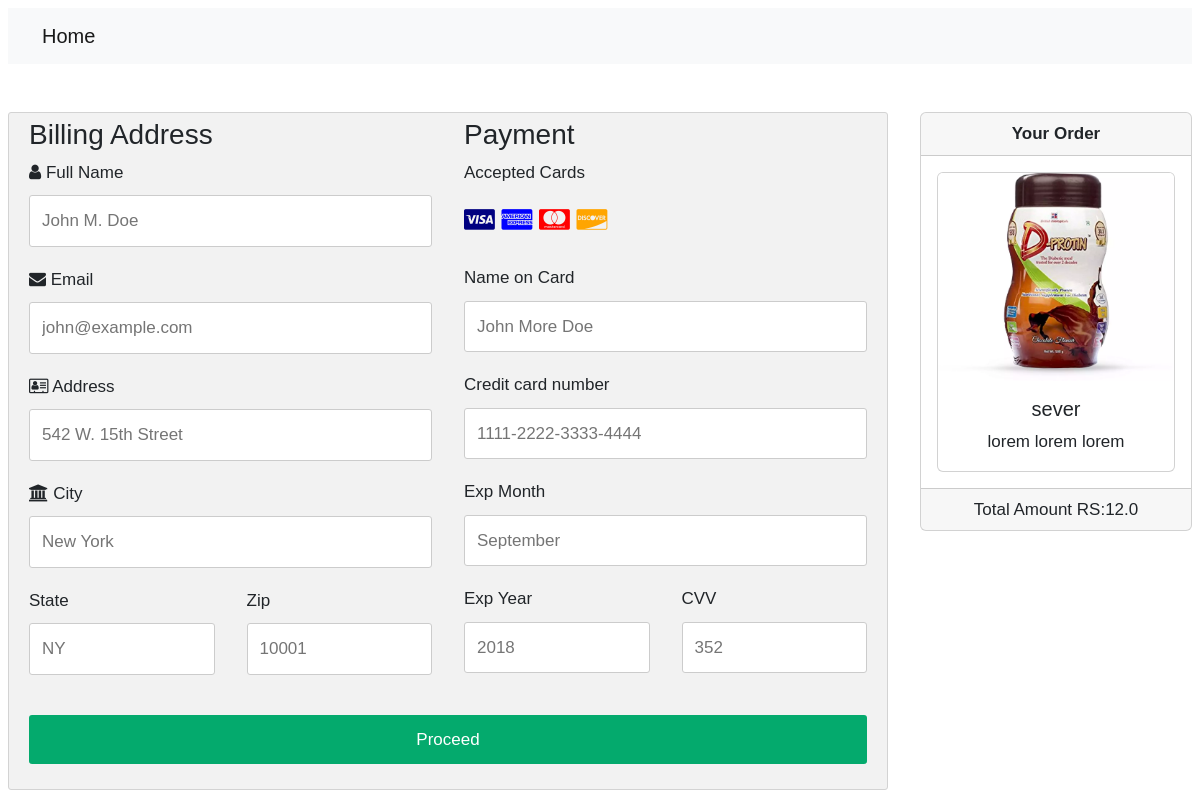
/customers/orders/1/9/add, run on the app's committed database.
### crm/models.py (models this page shows, shortened)
class Product(models.Model):
    name = models.CharField(max_length=200, null=True)
    cost = models.FloatField(null=True)
    vendor = models.CharField(max_length=200, null=True)
    discount = models.IntegerField(default=0)
    date_created = models.DateTimeField(auto_now_add=True, null=True)
    product_image= models.ImageField(upload_to="images")
    description=models.CharField(max_length=200,null=True)#sa
    category=models.CharField(max_length=200,null=True)

### customers/views.py (the view, shortened to what this page needs)
# urls.py: path("orders/<int:cid>/<int:pid>/add",views.PlaceOrderView.as_view(),name="place-order"),
class PlaceOrderView(TemplateView):
    template_name="customers/place-order.html"
    def get(self,request,*args,**kw):
        cid=kw.get("cid")
        pid=kw.get("pid")
        product=Product.objects.get(id=pid)
        return render(request,self.template_name,{"product":product})

### customers/context_processors.py (called while the page is built)
def cart_count(request):
    if request.user.is_authenticated:
        cnt=Cart.objects.filter(user=request.user).count()
        return {"cnt":cnt}
    else:
        return {"cnt":0}

### customers/templates/customers/place-order.html (shortened to what this page needs)
<!DOCTYPE html>
<html>
<head>
<link rel="stylesheet" href="https://cdnjs.cloudflare.com/ajax/libs/font-awesome/4.7.0/css/font-awesome.min.css">
<link href="https://cdn.jsdelivr.net/npm/bootstrap@5.2.3/dist/css/bootstrap.min.css" rel="stylesheet">
</head>
<body>
<nav class="navbar navbar-expand-lg bg-light">
    <div class="container">
      <a class="navbar-brand" href="#">Home</a>
    </div>
  </nav>
<div class="row mt-5">
  <div class="col-75">
    <div class="containers">
      <form action="" method="post">
        <div class="row">
          <div class="col-50">
            <h3>Billing Address</h3>
            <label for="fname"><i class="fa fa-user"></i> Full Name</label>
            <input type="text" id="fname" name="firstname" placeholder="John M. Doe">
            <label for="email"><i class="fa fa-envelope"></i> Email</label>
            <input type="text" id="email" name="email" placeholder="john@example.com">
            <label for="adr"><i class="fa fa-address-card-o"></i> Address</label>
            <input type="text" id="adr" name="address" placeholder="542 W. 15th Street" required>
            <label for="city"><i class="fa fa-institution"></i> City</label>
            <input type="text" id="city" name="city" placeholder="New York">
            <div class="row">
              <div class="col-50">
                <label for="state">State</label>
                <input type="text" id="state" name="state" placeholder="NY">
              </div>
              <div class="col-50">
                <label for="zip">Zip</label>
                <input type="text" id="zip" name="zip" placeholder="10001">
              </div>
            </div>
          </div>
          <div class="col-50">
            <h3>Payment</h3>
            <label for="fname">Accepted Cards</label>
            <div class="icon-container">
              <i class="fa fa-cc-visa" style="color:navy;"></i>
              <i class="fa fa-cc-amex" style="color:blue;"></i>
              <i class="fa fa-cc-mastercard" style="color:red;"></i>
              <i class="fa fa-cc-discover" style="color:orange;"></i>
            </div>
            <label for="cname">Name on Card</label>
            <input type="text" id="cname" name="cardname" placeholder="John More Doe">
            <label for="ccnum">Credit card number</label>
            <input type="text" id="ccnum" name="cardnumber" placeholder="1111-2222-3333-4444">
            <label for="expmonth">Exp Month</label>
            <input type="text" id="expmonth" name="expmonth" placeholder="September">
            <div class="row">
              <div class="col-50">
                <label for="expyear">Exp Year</label>
                <input type="text" id="expyear" name="expyear" placeholder="2018">
              </div>
              <div class="col-50">
                <label for="cvv">CVV</label>
                <input type="text" id="cvv" name="cvv" placeholder="352">
              </div>
            </div>
          </div>
        </div>
        <input type="submit" value="Proceed" class="btn">
      </form>
    </div>
  </div>
  <div class="col-25">
    <div class="card text-center">
        <div class="card-header">
        <strong>  Your Order</strong>
        </div>
        <div class="card-body">
            <div class="card" style="width: 100%;">
                <img src="{{product.product_image.url}}" class="card-img-top" alt="...">
                <div class="card-body">
                  <h5 class="card-title">{{product.name}}</h5>
                  <p class="card-text">{{product.description}}</p>
                </div>
              </div>
        </div>
        <div class="card-footer text-dark">
          Total Amount RS:{{product.cost}}
        </div>
      </div>
  </div>
</div>
</body>
</html>

### customers/templates/customers/place-order.html (style rules this page uses)
body { font-family: Arial; font-size: 17px; padding: 8px; }
* { box-sizing: border-box; }
.row { display: -ms-flexbox; display: flex; -ms-flex-wrap: wrap; flex-wrap: wrap; margin: 0 -16px; }
.col-25 { -ms-flex: 25%; flex: 25%; }
.col-50 { -ms-flex: 50%; flex: 50%; }
.col-75 { -ms-flex: 75%; flex: 75%; }
.col-25, .col-50, .col-75 { padding: 0 16px; }
.containers { background-color: #f2f2f2; padding: 5px 20px 15px 20px; border: 1px solid lightgrey; border-radius: 3px; }
input[type=text] { width: 100%; margin-bottom: 20px; padding: 12px; border: 1px solid #ccc; border-radius: 3px; }
label { margin-bottom: 10px; display: block; }
.icon-container { margin-bottom: 20px; padding: 7px 0; font-size: 24px; }
.btn { background-color: #04AA6D; color: white; padding: 12px; margin: 10px 0; border: none; width: 100%; border-radius: 3px; cursor: pointer; font-size: 17px; }
a { color: #2196F3; }

### data on the page
Product: product_image (picture), name "sever", description "lorem lorem lorem", cost "12.0"
